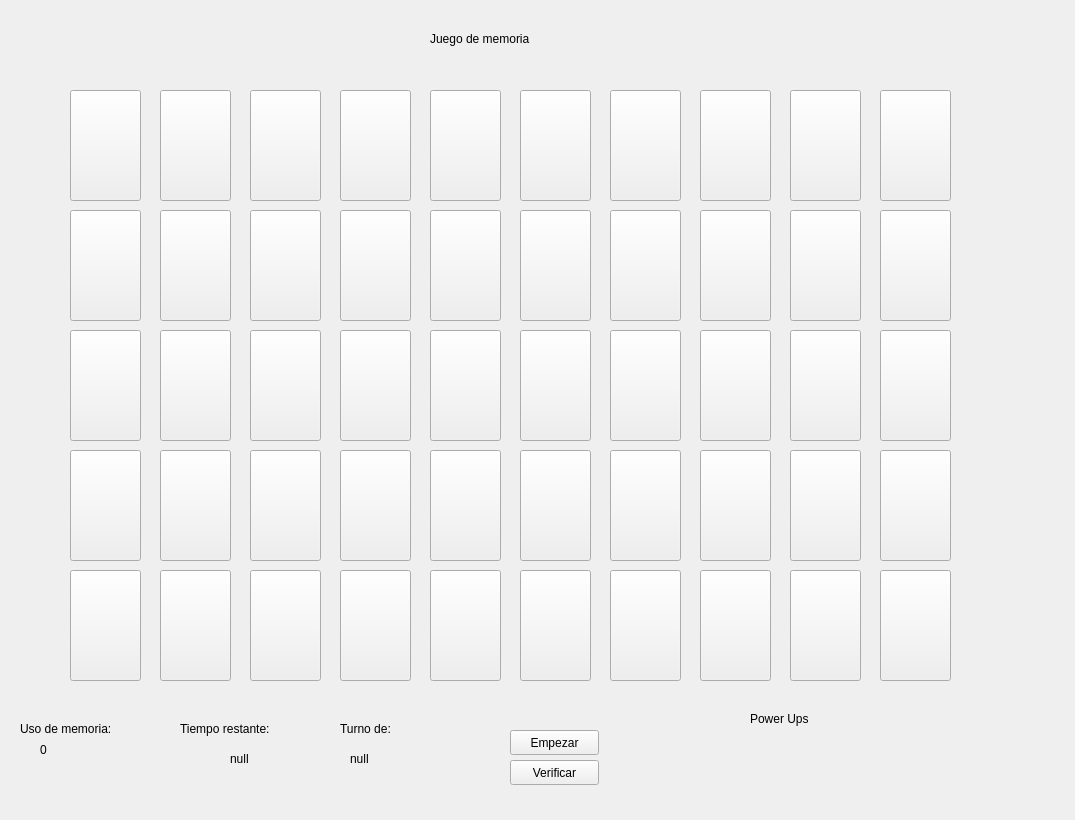
<?xml version="1.0" encoding="UTF-8"?>
<ui version="4.0">
 <class>MainWindow</class>
 <widget class="QMainWindow" name="MainWindow">
  <property name="geometry">
   <rect>
    <x>0</x>
    <y>0</y>
    <width>1075</width>
    <height>820</height>
   </rect>
  </property>
  <property name="windowTitle">
   <string>MainWindow</string>
  </property>
  <widget class="QWidget" name="centralwidget">
   <widget class="QLabel" name="label">
    <property name="geometry">
     <rect>
      <x>430</x>
      <y>30</y>
      <width>131</width>
      <height>17</height>
     </rect>
    </property>
    <property name="text">
     <string>Juego de memoria</string>
    </property>
   </widget>
   <widget class="QLabel" name="label_2">
    <property name="geometry">
     <rect>
      <x>20</x>
      <y>720</y>
      <width>131</width>
      <height>17</height>
     </rect>
    </property>
    <property name="text">
     <string>Uso de memoria:</string>
    </property>
   </widget>
   <widget class="QLabel" name="label_3">
    <property name="geometry">
     <rect>
      <x>180</x>
      <y>720</y>
      <width>131</width>
      <height>17</height>
     </rect>
    </property>
    <property name="text">
     <string>Tiempo restante:</string>
    </property>
   </widget>
   <widget class="QLabel" name="mem_usage">
    <property name="geometry">
     <rect>
      <x>40</x>
      <y>740</y>
      <width>111</width>
      <height>20</height>
     </rect>
    </property>
    <property name="text">
     <string>0</string>
    </property>
   </widget>
   <widget class="QLabel" name="label_5">
    <property name="geometry">
     <rect>
      <x>230</x>
      <y>750</y>
      <width>41</width>
      <height>17</height>
     </rect>
    </property>
    <property name="text">
     <string>null</string>
    </property>
   </widget>
   <widget class="QLabel" name="label_6">
    <property name="geometry">
     <rect>
      <x>750</x>
      <y>710</y>
      <width>81</width>
      <height>17</height>
     </rect>
    </property>
    <property name="text">
     <string>Power Ups</string>
    </property>
   </widget>
   <widget class="QLabel" name="label_4">
    <property name="geometry">
     <rect>
      <x>340</x>
      <y>720</y>
      <width>131</width>
      <height>17</height>
     </rect>
    </property>
    <property name="text">
     <string>Turno de:</string>
    </property>
   </widget>
   <widget class="QLabel" name="turno">
    <property name="geometry">
     <rect>
      <x>350</x>
      <y>750</y>
      <width>41</width>
      <height>17</height>
     </rect>
    </property>
    <property name="text">
     <string>null</string>
    </property>
   </widget>
   <widget class="QPushButton" name="pushButton_41">
    <property name="geometry">
     <rect>
      <x>610</x>
      <y>90</y>
      <width>71</width>
      <height>111</height>
     </rect>
    </property>
    <property name="text">
     <string/>
    </property>
    <property name="icon">
     <iconset resource="imagenes.qrc">
      <normaloff>:/imagenes/SW_back.jpg</normaloff>:/imagenes/SW_back.jpg</iconset>
    </property>
    <property name="iconSize">
     <size>
      <width>150</width>
      <height>115</height>
     </size>
    </property>
   </widget>
   <widget class="QPushButton" name="pushButton_42">
    <property name="geometry">
     <rect>
      <x>430</x>
      <y>90</y>
      <width>71</width>
      <height>111</height>
     </rect>
    </property>
    <property name="text">
     <string/>
    </property>
    <property name="icon">
     <iconset resource="imagenes.qrc">
      <normaloff>:/imagenes/SW_back.jpg</normaloff>:/imagenes/SW_back.jpg</iconset>
    </property>
    <property name="iconSize">
     <size>
      <width>150</width>
      <height>115</height>
     </size>
    </property>
   </widget>
   <widget class="QPushButton" name="pushButton_43">
    <property name="geometry">
     <rect>
      <x>520</x>
      <y>90</y>
      <width>71</width>
      <height>111</height>
     </rect>
    </property>
    <property name="text">
     <string/>
    </property>
    <property name="icon">
     <iconset resource="imagenes.qrc">
      <normaloff>:/imagenes/SW_back.jpg</normaloff>:/imagenes/SW_back.jpg</iconset>
    </property>
    <property name="iconSize">
     <size>
      <width>150</width>
      <height>115</height>
     </size>
    </property>
   </widget>
   <widget class="QPushButton" name="pushButton_44">
    <property name="geometry">
     <rect>
      <x>70</x>
      <y>90</y>
      <width>71</width>
      <height>111</height>
     </rect>
    </property>
    <property name="text">
     <string/>
    </property>
    <property name="icon">
     <iconset resource="imagenes.qrc">
      <normaloff>:/imagenes/SW_back.jpg</normaloff>:/imagenes/SW_back.jpg</iconset>
    </property>
    <property name="iconSize">
     <size>
      <width>150</width>
      <height>115</height>
     </size>
    </property>
   </widget>
   <widget class="QPushButton" name="pushButton_45">
    <property name="geometry">
     <rect>
      <x>250</x>
      <y>90</y>
      <width>71</width>
      <height>111</height>
     </rect>
    </property>
    <property name="text">
     <string/>
    </property>
    <property name="icon">
     <iconset resource="imagenes.qrc">
      <normaloff>:/imagenes/SW_back.jpg</normaloff>:/imagenes/SW_back.jpg</iconset>
    </property>
    <property name="iconSize">
     <size>
      <width>150</width>
      <height>115</height>
     </size>
    </property>
   </widget>
   <widget class="QPushButton" name="pushButton_46">
    <property name="geometry">
     <rect>
      <x>790</x>
      <y>90</y>
      <width>71</width>
      <height>111</height>
     </rect>
    </property>
    <property name="text">
     <string/>
    </property>
    <property name="icon">
     <iconset resource="imagenes.qrc">
      <normaloff>:/imagenes/SW_back.jpg</normaloff>:/imagenes/SW_back.jpg</iconset>
    </property>
    <property name="iconSize">
     <size>
      <width>150</width>
      <height>115</height>
     </size>
    </property>
   </widget>
   <widget class="QPushButton" name="pushButton_47">
    <property name="geometry">
     <rect>
      <x>880</x>
      <y>90</y>
      <width>71</width>
      <height>111</height>
     </rect>
    </property>
    <property name="text">
     <string/>
    </property>
    <property name="icon">
     <iconset resource="imagenes.qrc">
      <normaloff>:/imagenes/SW_back.jpg</normaloff>:/imagenes/SW_back.jpg</iconset>
    </property>
    <property name="iconSize">
     <size>
      <width>150</width>
      <height>115</height>
     </size>
    </property>
   </widget>
   <widget class="QPushButton" name="pushButton_48">
    <property name="geometry">
     <rect>
      <x>160</x>
      <y>90</y>
      <width>71</width>
      <height>111</height>
     </rect>
    </property>
    <property name="text">
     <string/>
    </property>
    <property name="icon">
     <iconset resource="imagenes.qrc">
      <normaloff>:/imagenes/SW_back.jpg</normaloff>:/imagenes/SW_back.jpg</iconset>
    </property>
    <property name="iconSize">
     <size>
      <width>150</width>
      <height>115</height>
     </size>
    </property>
   </widget>
   <widget class="QPushButton" name="pushButton_49">
    <property name="geometry">
     <rect>
      <x>340</x>
      <y>90</y>
      <width>71</width>
      <height>111</height>
     </rect>
    </property>
    <property name="text">
     <string/>
    </property>
    <property name="icon">
     <iconset resource="imagenes.qrc">
      <normaloff>:/imagenes/SW_back.jpg</normaloff>:/imagenes/SW_back.jpg</iconset>
    </property>
    <property name="iconSize">
     <size>
      <width>150</width>
      <height>115</height>
     </size>
    </property>
   </widget>
   <widget class="QPushButton" name="pushButton_50">
    <property name="geometry">
     <rect>
      <x>700</x>
      <y>90</y>
      <width>71</width>
      <height>111</height>
     </rect>
    </property>
    <property name="text">
     <string/>
    </property>
    <property name="icon">
     <iconset resource="imagenes.qrc">
      <normaloff>:/imagenes/SW_back.jpg</normaloff>:/imagenes/SW_back.jpg</iconset>
    </property>
    <property name="iconSize">
     <size>
      <width>150</width>
      <height>115</height>
     </size>
    </property>
   </widget>
   <widget class="QPushButton" name="pushButton_51">
    <property name="geometry">
     <rect>
      <x>520</x>
      <y>210</y>
      <width>71</width>
      <height>111</height>
     </rect>
    </property>
    <property name="text">
     <string/>
    </property>
    <property name="icon">
     <iconset resource="imagenes.qrc">
      <normaloff>:/imagenes/SW_back.jpg</normaloff>:/imagenes/SW_back.jpg</iconset>
    </property>
    <property name="iconSize">
     <size>
      <width>150</width>
      <height>115</height>
     </size>
    </property>
   </widget>
   <widget class="QPushButton" name="pushButton_52">
    <property name="geometry">
     <rect>
      <x>70</x>
      <y>210</y>
      <width>71</width>
      <height>111</height>
     </rect>
    </property>
    <property name="text">
     <string/>
    </property>
    <property name="icon">
     <iconset resource="imagenes.qrc">
      <normaloff>:/imagenes/SW_back.jpg</normaloff>:/imagenes/SW_back.jpg</iconset>
    </property>
    <property name="iconSize">
     <size>
      <width>150</width>
      <height>115</height>
     </size>
    </property>
   </widget>
   <widget class="QPushButton" name="pushButton_53">
    <property name="geometry">
     <rect>
      <x>340</x>
      <y>210</y>
      <width>71</width>
      <height>111</height>
     </rect>
    </property>
    <property name="text">
     <string/>
    </property>
    <property name="icon">
     <iconset resource="imagenes.qrc">
      <normaloff>:/imagenes/SW_back.jpg</normaloff>:/imagenes/SW_back.jpg</iconset>
    </property>
    <property name="iconSize">
     <size>
      <width>150</width>
      <height>115</height>
     </size>
    </property>
   </widget>
   <widget class="QPushButton" name="pushButton_54">
    <property name="geometry">
     <rect>
      <x>700</x>
      <y>210</y>
      <width>71</width>
      <height>111</height>
     </rect>
    </property>
    <property name="text">
     <string/>
    </property>
    <property name="icon">
     <iconset resource="imagenes.qrc">
      <normaloff>:/imagenes/SW_back.jpg</normaloff>:/imagenes/SW_back.jpg</iconset>
    </property>
    <property name="iconSize">
     <size>
      <width>150</width>
      <height>115</height>
     </size>
    </property>
   </widget>
   <widget class="QPushButton" name="pushButton_55">
    <property name="geometry">
     <rect>
      <x>790</x>
      <y>210</y>
      <width>71</width>
      <height>111</height>
     </rect>
    </property>
    <property name="text">
     <string/>
    </property>
    <property name="icon">
     <iconset resource="imagenes.qrc">
      <normaloff>:/imagenes/SW_back.jpg</normaloff>:/imagenes/SW_back.jpg</iconset>
    </property>
    <property name="iconSize">
     <size>
      <width>150</width>
      <height>115</height>
     </size>
    </property>
   </widget>
   <widget class="QPushButton" name="pushButton_56">
    <property name="geometry">
     <rect>
      <x>430</x>
      <y>210</y>
      <width>71</width>
      <height>111</height>
     </rect>
    </property>
    <property name="text">
     <string/>
    </property>
    <property name="icon">
     <iconset resource="imagenes.qrc">
      <normaloff>:/imagenes/SW_back.jpg</normaloff>:/imagenes/SW_back.jpg</iconset>
    </property>
    <property name="iconSize">
     <size>
      <width>150</width>
      <height>115</height>
     </size>
    </property>
   </widget>
   <widget class="QPushButton" name="pushButton_57">
    <property name="geometry">
     <rect>
      <x>610</x>
      <y>210</y>
      <width>71</width>
      <height>111</height>
     </rect>
    </property>
    <property name="text">
     <string/>
    </property>
    <property name="icon">
     <iconset resource="imagenes.qrc">
      <normaloff>:/imagenes/SW_back.jpg</normaloff>:/imagenes/SW_back.jpg</iconset>
    </property>
    <property name="iconSize">
     <size>
      <width>150</width>
      <height>115</height>
     </size>
    </property>
   </widget>
   <widget class="QPushButton" name="pushButton_58">
    <property name="geometry">
     <rect>
      <x>160</x>
      <y>210</y>
      <width>71</width>
      <height>111</height>
     </rect>
    </property>
    <property name="text">
     <string/>
    </property>
    <property name="icon">
     <iconset resource="imagenes.qrc">
      <normaloff>:/imagenes/SW_back.jpg</normaloff>:/imagenes/SW_back.jpg</iconset>
    </property>
    <property name="iconSize">
     <size>
      <width>150</width>
      <height>115</height>
     </size>
    </property>
   </widget>
   <widget class="QPushButton" name="pushButton_59">
    <property name="geometry">
     <rect>
      <x>250</x>
      <y>210</y>
      <width>71</width>
      <height>111</height>
     </rect>
    </property>
    <property name="text">
     <string/>
    </property>
    <property name="icon">
     <iconset resource="imagenes.qrc">
      <normaloff>:/imagenes/SW_back.jpg</normaloff>:/imagenes/SW_back.jpg</iconset>
    </property>
    <property name="iconSize">
     <size>
      <width>150</width>
      <height>115</height>
     </size>
    </property>
   </widget>
   <widget class="QPushButton" name="pushButton_60">
    <property name="geometry">
     <rect>
      <x>880</x>
      <y>210</y>
      <width>71</width>
      <height>111</height>
     </rect>
    </property>
    <property name="text">
     <string/>
    </property>
    <property name="icon">
     <iconset resource="imagenes.qrc">
      <normaloff>:/imagenes/SW_back.jpg</normaloff>:/imagenes/SW_back.jpg</iconset>
    </property>
    <property name="iconSize">
     <size>
      <width>150</width>
      <height>115</height>
     </size>
    </property>
   </widget>
   <widget class="QPushButton" name="pushButton_61">
    <property name="geometry">
     <rect>
      <x>880</x>
      <y>330</y>
      <width>71</width>
      <height>111</height>
     </rect>
    </property>
    <property name="text">
     <string/>
    </property>
    <property name="icon">
     <iconset resource="imagenes.qrc">
      <normaloff>:/imagenes/SW_back.jpg</normaloff>:/imagenes/SW_back.jpg</iconset>
    </property>
    <property name="iconSize">
     <size>
      <width>150</width>
      <height>115</height>
     </size>
    </property>
   </widget>
   <widget class="QPushButton" name="pushButton_62">
    <property name="geometry">
     <rect>
      <x>70</x>
      <y>330</y>
      <width>71</width>
      <height>111</height>
     </rect>
    </property>
    <property name="text">
     <string/>
    </property>
    <property name="icon">
     <iconset resource="imagenes.qrc">
      <normaloff>:/imagenes/SW_back.jpg</normaloff>:/imagenes/SW_back.jpg</iconset>
    </property>
    <property name="iconSize">
     <size>
      <width>150</width>
      <height>115</height>
     </size>
    </property>
   </widget>
   <widget class="QPushButton" name="pushButton_63">
    <property name="geometry">
     <rect>
      <x>700</x>
      <y>330</y>
      <width>71</width>
      <height>111</height>
     </rect>
    </property>
    <property name="text">
     <string/>
    </property>
    <property name="icon">
     <iconset resource="imagenes.qrc">
      <normaloff>:/imagenes/SW_back.jpg</normaloff>:/imagenes/SW_back.jpg</iconset>
    </property>
    <property name="iconSize">
     <size>
      <width>150</width>
      <height>115</height>
     </size>
    </property>
   </widget>
   <widget class="QPushButton" name="pushButton_64">
    <property name="geometry">
     <rect>
      <x>340</x>
      <y>330</y>
      <width>71</width>
      <height>111</height>
     </rect>
    </property>
    <property name="text">
     <string/>
    </property>
    <property name="icon">
     <iconset resource="imagenes.qrc">
      <normaloff>:/imagenes/SW_back.jpg</normaloff>:/imagenes/SW_back.jpg</iconset>
    </property>
    <property name="iconSize">
     <size>
      <width>150</width>
      <height>115</height>
     </size>
    </property>
   </widget>
   <widget class="QPushButton" name="pushButton_65">
    <property name="geometry">
     <rect>
      <x>610</x>
      <y>330</y>
      <width>71</width>
      <height>111</height>
     </rect>
    </property>
    <property name="text">
     <string/>
    </property>
    <property name="icon">
     <iconset resource="imagenes.qrc">
      <normaloff>:/imagenes/SW_back.jpg</normaloff>:/imagenes/SW_back.jpg</iconset>
    </property>
    <property name="iconSize">
     <size>
      <width>150</width>
      <height>115</height>
     </size>
    </property>
   </widget>
   <widget class="QPushButton" name="pushButton_66">
    <property name="geometry">
     <rect>
      <x>790</x>
      <y>330</y>
      <width>71</width>
      <height>111</height>
     </rect>
    </property>
    <property name="text">
     <string/>
    </property>
    <property name="icon">
     <iconset resource="imagenes.qrc">
      <normaloff>:/imagenes/SW_back.jpg</normaloff>:/imagenes/SW_back.jpg</iconset>
    </property>
    <property name="iconSize">
     <size>
      <width>150</width>
      <height>115</height>
     </size>
    </property>
   </widget>
   <widget class="QPushButton" name="pushButton_67">
    <property name="geometry">
     <rect>
      <x>430</x>
      <y>330</y>
      <width>71</width>
      <height>111</height>
     </rect>
    </property>
    <property name="text">
     <string/>
    </property>
    <property name="icon">
     <iconset resource="imagenes.qrc">
      <normaloff>:/imagenes/SW_back.jpg</normaloff>:/imagenes/SW_back.jpg</iconset>
    </property>
    <property name="iconSize">
     <size>
      <width>150</width>
      <height>115</height>
     </size>
    </property>
   </widget>
   <widget class="QPushButton" name="pushButton_68">
    <property name="geometry">
     <rect>
      <x>520</x>
      <y>330</y>
      <width>71</width>
      <height>111</height>
     </rect>
    </property>
    <property name="text">
     <string/>
    </property>
    <property name="icon">
     <iconset resource="imagenes.qrc">
      <normaloff>:/imagenes/SW_back.jpg</normaloff>:/imagenes/SW_back.jpg</iconset>
    </property>
    <property name="iconSize">
     <size>
      <width>150</width>
      <height>115</height>
     </size>
    </property>
   </widget>
   <widget class="QPushButton" name="pushButton_69">
    <property name="geometry">
     <rect>
      <x>160</x>
      <y>330</y>
      <width>71</width>
      <height>111</height>
     </rect>
    </property>
    <property name="text">
     <string/>
    </property>
    <property name="icon">
     <iconset resource="imagenes.qrc">
      <normaloff>:/imagenes/SW_back.jpg</normaloff>:/imagenes/SW_back.jpg</iconset>
    </property>
    <property name="iconSize">
     <size>
      <width>150</width>
      <height>115</height>
     </size>
    </property>
   </widget>
   <widget class="QPushButton" name="pushButton_70">
    <property name="geometry">
     <rect>
      <x>250</x>
      <y>330</y>
      <width>71</width>
      <height>111</height>
     </rect>
    </property>
    <property name="text">
     <string/>
    </property>
    <property name="icon">
     <iconset resource="imagenes.qrc">
      <normaloff>:/imagenes/SW_back.jpg</normaloff>:/imagenes/SW_back.jpg</iconset>
    </property>
    <property name="iconSize">
     <size>
      <width>150</width>
      <height>115</height>
     </size>
    </property>
   </widget>
   <widget class="QPushButton" name="pushButton_71">
    <property name="geometry">
     <rect>
      <x>250</x>
      <y>450</y>
      <width>71</width>
      <height>111</height>
     </rect>
    </property>
    <property name="text">
     <string/>
    </property>
    <property name="icon">
     <iconset resource="imagenes.qrc">
      <normaloff>:/imagenes/SW_back.jpg</normaloff>:/imagenes/SW_back.jpg</iconset>
    </property>
    <property name="iconSize">
     <size>
      <width>150</width>
      <height>115</height>
     </size>
    </property>
   </widget>
   <widget class="QPushButton" name="pushButton_72">
    <property name="geometry">
     <rect>
      <x>70</x>
      <y>450</y>
      <width>71</width>
      <height>111</height>
     </rect>
    </property>
    <property name="text">
     <string/>
    </property>
    <property name="icon">
     <iconset resource="imagenes.qrc">
      <normaloff>:/imagenes/SW_back.jpg</normaloff>:/imagenes/SW_back.jpg</iconset>
    </property>
    <property name="iconSize">
     <size>
      <width>150</width>
      <height>115</height>
     </size>
    </property>
   </widget>
   <widget class="QPushButton" name="pushButton_73">
    <property name="geometry">
     <rect>
      <x>880</x>
      <y>450</y>
      <width>71</width>
      <height>111</height>
     </rect>
    </property>
    <property name="text">
     <string/>
    </property>
    <property name="icon">
     <iconset resource="imagenes.qrc">
      <normaloff>:/imagenes/SW_back.jpg</normaloff>:/imagenes/SW_back.jpg</iconset>
    </property>
    <property name="iconSize">
     <size>
      <width>150</width>
      <height>115</height>
     </size>
    </property>
   </widget>
   <widget class="QPushButton" name="pushButton_74">
    <property name="geometry">
     <rect>
      <x>430</x>
      <y>450</y>
      <width>71</width>
      <height>111</height>
     </rect>
    </property>
    <property name="text">
     <string/>
    </property>
    <property name="icon">
     <iconset resource="imagenes.qrc">
      <normaloff>:/imagenes/SW_back.jpg</normaloff>:/imagenes/SW_back.jpg</iconset>
    </property>
    <property name="iconSize">
     <size>
      <width>150</width>
      <height>115</height>
     </size>
    </property>
   </widget>
   <widget class="QPushButton" name="pushButton_75">
    <property name="geometry">
     <rect>
      <x>160</x>
      <y>450</y>
      <width>71</width>
      <height>111</height>
     </rect>
    </property>
    <property name="text">
     <string/>
    </property>
    <property name="icon">
     <iconset resource="imagenes.qrc">
      <normaloff>:/imagenes/SW_back.jpg</normaloff>:/imagenes/SW_back.jpg</iconset>
    </property>
    <property name="iconSize">
     <size>
      <width>150</width>
      <height>115</height>
     </size>
    </property>
   </widget>
   <widget class="QPushButton" name="pushButton_76">
    <property name="geometry">
     <rect>
      <x>700</x>
      <y>450</y>
      <width>71</width>
      <height>111</height>
     </rect>
    </property>
    <property name="text">
     <string/>
    </property>
    <property name="icon">
     <iconset resource="imagenes.qrc">
      <normaloff>:/imagenes/SW_back.jpg</normaloff>:/imagenes/SW_back.jpg</iconset>
    </property>
    <property name="iconSize">
     <size>
      <width>150</width>
      <height>115</height>
     </size>
    </property>
   </widget>
   <widget class="QPushButton" name="pushButton_77">
    <property name="geometry">
     <rect>
      <x>610</x>
      <y>450</y>
      <width>71</width>
      <height>111</height>
     </rect>
    </property>
    <property name="text">
     <string/>
    </property>
    <property name="icon">
     <iconset resource="imagenes.qrc">
      <normaloff>:/imagenes/SW_back.jpg</normaloff>:/imagenes/SW_back.jpg</iconset>
    </property>
    <property name="iconSize">
     <size>
      <width>150</width>
      <height>115</height>
     </size>
    </property>
   </widget>
   <widget class="QPushButton" name="pushButton_78">
    <property name="geometry">
     <rect>
      <x>790</x>
      <y>450</y>
      <width>71</width>
      <height>111</height>
     </rect>
    </property>
    <property name="text">
     <string/>
    </property>
    <property name="icon">
     <iconset resource="imagenes.qrc">
      <normaloff>:/imagenes/SW_back.jpg</normaloff>:/imagenes/SW_back.jpg</iconset>
    </property>
    <property name="iconSize">
     <size>
      <width>150</width>
      <height>115</height>
     </size>
    </property>
   </widget>
   <widget class="QPushButton" name="pushButton_79">
    <property name="geometry">
     <rect>
      <x>520</x>
      <y>450</y>
      <width>71</width>
      <height>111</height>
     </rect>
    </property>
    <property name="text">
     <string/>
    </property>
    <property name="icon">
     <iconset resource="imagenes.qrc">
      <normaloff>:/imagenes/SW_back.jpg</normaloff>:/imagenes/SW_back.jpg</iconset>
    </property>
    <property name="iconSize">
     <size>
      <width>150</width>
      <height>115</height>
     </size>
    </property>
   </widget>
   <widget class="QPushButton" name="pushButton_80">
    <property name="geometry">
     <rect>
      <x>340</x>
      <y>450</y>
      <width>71</width>
      <height>111</height>
     </rect>
    </property>
    <property name="text">
     <string/>
    </property>
    <property name="icon">
     <iconset resource="imagenes.qrc">
      <normaloff>:/imagenes/SW_back.jpg</normaloff>:/imagenes/SW_back.jpg</iconset>
    </property>
    <property name="iconSize">
     <size>
      <width>150</width>
      <height>115</height>
     </size>
    </property>
   </widget>
   <widget class="QPushButton" name="pushButton_81">
    <property name="geometry">
     <rect>
      <x>430</x>
      <y>570</y>
      <width>71</width>
      <height>111</height>
     </rect>
    </property>
    <property name="text">
     <string/>
    </property>
    <property name="icon">
     <iconset resource="imagenes.qrc">
      <normaloff>:/imagenes/SW_back.jpg</normaloff>:/imagenes/SW_back.jpg</iconset>
    </property>
    <property name="iconSize">
     <size>
      <width>150</width>
      <height>115</height>
     </size>
    </property>
   </widget>
   <widget class="QPushButton" name="pushButton_82">
    <property name="geometry">
     <rect>
      <x>790</x>
      <y>570</y>
      <width>71</width>
      <height>111</height>
     </rect>
    </property>
    <property name="text">
     <string/>
    </property>
    <property name="icon">
     <iconset resource="imagenes.qrc">
      <normaloff>:/imagenes/SW_back.jpg</normaloff>:/imagenes/SW_back.jpg</iconset>
    </property>
    <property name="iconSize">
     <size>
      <width>150</width>
      <height>115</height>
     </size>
    </property>
   </widget>
   <widget class="QPushButton" name="pushButton_83">
    <property name="geometry">
     <rect>
      <x>880</x>
      <y>570</y>
      <width>71</width>
      <height>111</height>
     </rect>
    </property>
    <property name="text">
     <string/>
    </property>
    <property name="icon">
     <iconset resource="imagenes.qrc">
      <normaloff>:/imagenes/SW_back.jpg</normaloff>:/imagenes/SW_back.jpg</iconset>
    </property>
    <property name="iconSize">
     <size>
      <width>150</width>
      <height>115</height>
     </size>
    </property>
   </widget>
   <widget class="QPushButton" name="pushButton_84">
    <property name="geometry">
     <rect>
      <x>520</x>
      <y>570</y>
      <width>71</width>
      <height>111</height>
     </rect>
    </property>
    <property name="text">
     <string/>
    </property>
    <property name="icon">
     <iconset resource="imagenes.qrc">
      <normaloff>:/imagenes/SW_back.jpg</normaloff>:/imagenes/SW_back.jpg</iconset>
    </property>
    <property name="iconSize">
     <size>
      <width>150</width>
      <height>115</height>
     </size>
    </property>
   </widget>
   <widget class="QPushButton" name="pushButton_85">
    <property name="geometry">
     <rect>
      <x>700</x>
      <y>570</y>
      <width>71</width>
      <height>111</height>
     </rect>
    </property>
    <property name="text">
     <string/>
    </property>
    <property name="icon">
     <iconset resource="imagenes.qrc">
      <normaloff>:/imagenes/SW_back.jpg</normaloff>:/imagenes/SW_back.jpg</iconset>
    </property>
    <property name="iconSize">
     <size>
      <width>150</width>
      <height>115</height>
     </size>
    </property>
   </widget>
   <widget class="QPushButton" name="pushButton_86">
    <property name="geometry">
     <rect>
      <x>250</x>
      <y>570</y>
      <width>71</width>
      <height>111</height>
     </rect>
    </property>
    <property name="text">
     <string/>
    </property>
    <property name="icon">
     <iconset resource="imagenes.qrc">
      <normaloff>:/imagenes/SW_back.jpg</normaloff>:/imagenes/SW_back.jpg</iconset>
    </property>
    <property name="iconSize">
     <size>
      <width>150</width>
      <height>115</height>
     </size>
    </property>
   </widget>
   <widget class="QPushButton" name="pushButton_87">
    <property name="geometry">
     <rect>
      <x>610</x>
      <y>570</y>
      <width>71</width>
      <height>111</height>
     </rect>
    </property>
    <property name="text">
     <string/>
    </property>
    <property name="icon">
     <iconset resource="imagenes.qrc">
      <normaloff>:/imagenes/SW_back.jpg</normaloff>:/imagenes/SW_back.jpg</iconset>
    </property>
    <property name="iconSize">
     <size>
      <width>150</width>
      <height>115</height>
     </size>
    </property>
   </widget>
   <widget class="QPushButton" name="pushButton_88">
    <property name="geometry">
     <rect>
      <x>160</x>
      <y>570</y>
      <width>71</width>
      <height>111</height>
     </rect>
    </property>
    <property name="text">
     <string/>
    </property>
    <property name="icon">
     <iconset resource="imagenes.qrc">
      <normaloff>:/imagenes/SW_back.jpg</normaloff>:/imagenes/SW_back.jpg</iconset>
    </property>
    <property name="iconSize">
     <size>
      <width>150</width>
      <height>115</height>
     </size>
    </property>
   </widget>
   <widget class="QPushButton" name="pushButton_89">
    <property name="geometry">
     <rect>
      <x>340</x>
      <y>570</y>
      <width>71</width>
      <height>111</height>
     </rect>
    </property>
    <property name="text">
     <string/>
    </property>
    <property name="icon">
     <iconset resource="imagenes.qrc">
      <normaloff>:/imagenes/SW_back.jpg</normaloff>:/imagenes/SW_back.jpg</iconset>
    </property>
    <property name="iconSize">
     <size>
      <width>150</width>
      <height>115</height>
     </size>
    </property>
   </widget>
   <widget class="QPushButton" name="pushButton_90">
    <property name="geometry">
     <rect>
      <x>70</x>
      <y>570</y>
      <width>71</width>
      <height>111</height>
     </rect>
    </property>
    <property name="text">
     <string/>
    </property>
    <property name="icon">
     <iconset resource="imagenes.qrc">
      <normaloff>:/imagenes/SW_back.jpg</normaloff>:/imagenes/SW_back.jpg</iconset>
    </property>
    <property name="iconSize">
     <size>
      <width>150</width>
      <height>115</height>
     </size>
    </property>
   </widget>
   <widget class="QPushButton" name="btn_start">
    <property name="geometry">
     <rect>
      <x>510</x>
      <y>730</y>
      <width>89</width>
      <height>25</height>
     </rect>
    </property>
    <property name="text">
     <string>Empezar</string>
    </property>
   </widget>
   <widget class="QPushButton" name="btn_verif">
    <property name="geometry">
     <rect>
      <x>510</x>
      <y>760</y>
      <width>89</width>
      <height>25</height>
     </rect>
    </property>
    <property name="text">
     <string>Verificar</string>
    </property>
   </widget>
  </widget>
 </widget>
 <resources>
  <include location="imagenes.qrc"/>
 </resources>
 <connections/>
</ui>
